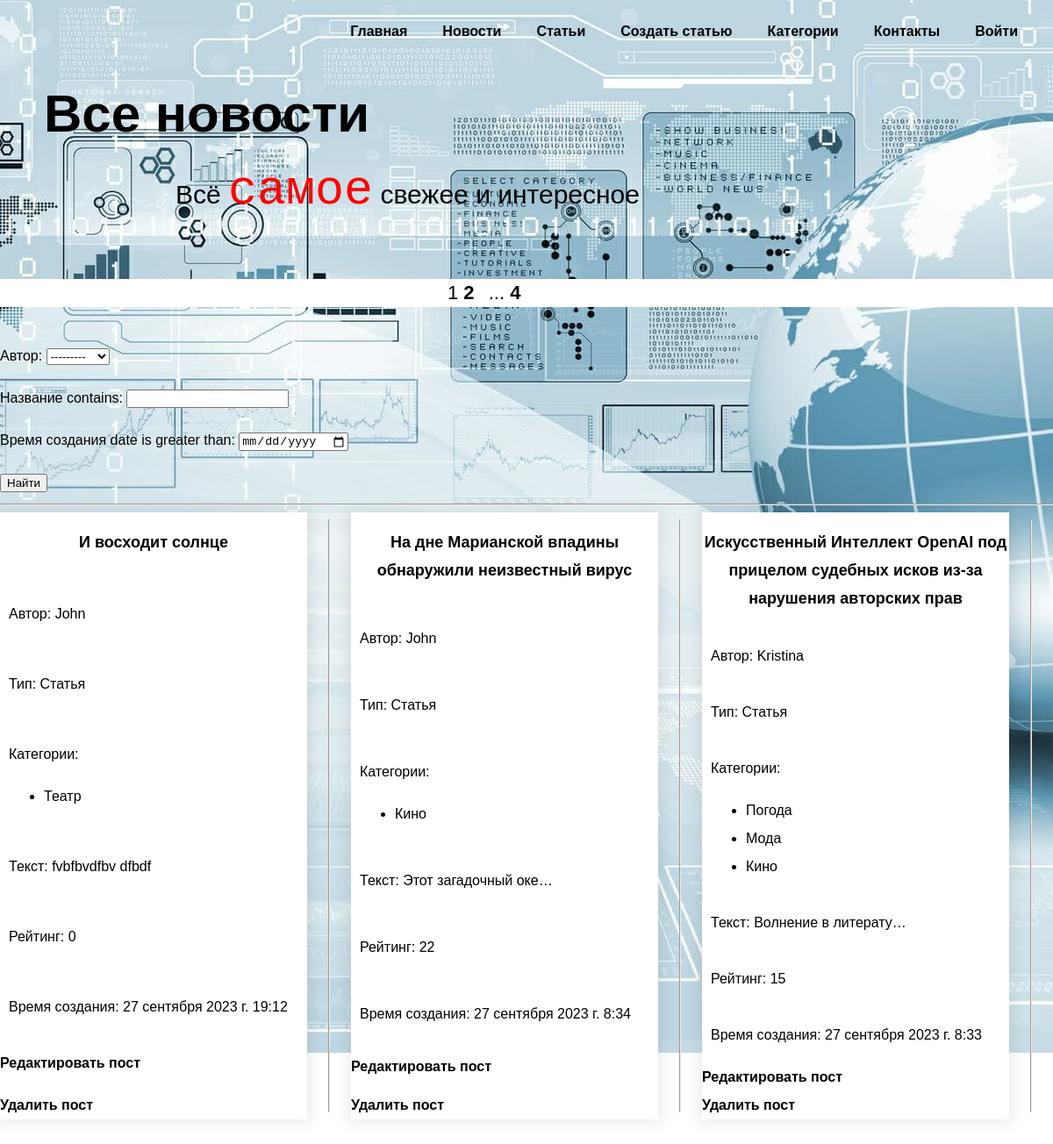
The app's page /articles/ with its own data.
### mainapp/models.py (models this page shows, shortened)
class Post(models.Model):
    STATYA = "St"
    NOVOST = "Nv"
    POST_TYPE_CHOICES = [
        (STATYA, "Статья"),
        (NOVOST, "Новость"),
    ]
    author = models.ForeignKey(Author, on_delete=models.CASCADE, related_name='author_post', verbose_name='Автор')
    type = models.CharField(max_length=2, choices=POST_TYPE_CHOICES, default=NOVOST, verbose_name='Тип поста')
    time_created = models.DateTimeField(auto_now_add=True, verbose_name='Время создания')
    category = models.ManyToManyField(Category, through="PostCategory", verbose_name='Категория')
    title = models.CharField(max_length=255, verbose_name='Название')
    text = models.TextField(verbose_name='Текст')
    rating = models.IntegerField(default=0, verbose_name='Рейтинг')
    slug = models.SlugField(max_length=255, unique=True, db_index=True, verbose_name="URL")
    class Meta:
        verbose_name = 'Пост'
        verbose_name_plural = 'Посты'
    def get_absolute_url(self):
        return reverse('post', kwargs={'post_slug': self.slug})
    def get_category_list(self):
        queryset_category = self.category.values()
        return [i['name'] for i in queryset_category]

class Author(models.Model):
    user = models.OneToOneField(User, on_delete=models.CASCADE, verbose_name='Пользователь')
    rating = models.IntegerField(default=0, verbose_name='Рейтинг')
    def __str__(self):
        return str(self.user)
    class Meta:
        verbose_name = 'Автор'
        verbose_name_plural = 'Авторы'

class Category(models.Model):
    name = models.CharField(max_length=100, unique=True, verbose_name='Категория')
    slug = models.SlugField(max_length=255, unique=True, db_index=True, verbose_name="URL")
    class Meta:
        verbose_name = 'Категория'
        verbose_name_plural = 'Категории'

### mainapp/views.py (the view)
# urls.py: path('articles/', ShowAllArticles.as_view(), name='show_all_articles'),
class ShowAllArticles(ListView):
    model = Post
    template_name = 'mainapp/show-all-posts.html'
    context_object_name = 'posts'
    paginate_by = 3
    def get_context_data(self, *, object_list=None, **kwargs):
        context = super().get_context_data(**kwargs)
        context['menu'] = menu + [
        {'title': 'Создать статью', 'url_name': 'create_articles'}]
        context['title'] = 'Статьи'
        context['filterset'] = self.filterset
        return context
    def get_queryset(self):
        queryset = Post.objects.filter(type='St').order_by('-time_created')
        self.filterset = PostFilter(self.request.GET, queryset)
        return self.filterset.qs

### mainapp/templatetags/custom_filters.py (called while the page is built)
@register.filter()
def bad_words(text_string):
    res = []
    try:
        for word in text_string.split():
            if word.lower().strip(punctuation) in bad_words2:
                if word[-1] in punctuation:
                    word = word[0] + '*' * (len(word) - 2) + word[-1]
                else:
                    word = word[0] + '*' * (len(word) - 1)
            res.append(word)
    except Exception:
        print("Oops! That was no string. Try again...")
    return ' '.join(res)

@register.simple_tag(takes_context=True)
def url_replace(context, **kwargs):
    d = context['request'].GET.copy()
    for k, v in kwargs.items():
        d[k] = v
    return d.urlencode()

### mainapp/templates/mainapp/show-all-posts.html (shortened to what this page needs)
{% extends 'mainapp/base.html' %}
{% load custom_filters %}
{% load static %}
{% block extrastyle %}
<link rel="stylesheet" href="{% static 'mainapp/css/show-all-posts-style.css' %}">
{% endblock %}
{% block main %}
	<main class="main-page">
		<div class="container">
		<h1 class="heading">Все новости</h1>
		<p>Всё <span>самое</span> свежее и интересное</p>
		</div>
	</main>
	{% endblock main %}
{% block content %}
<div class="temporary">
 <div class="pagination">
   {{ page_obj.number }}
   {% if page_obj.has_next %}
       <a href="?{% url_replace page=page_obj.next_page_number %}">{{ page_obj.next_page_number }}</a>
       {% if paginator.num_pages != page_obj.next_page_number %}
           ...
           <a href="?{% url_replace page=page_obj.paginator.num_pages %}">{{ page_obj.paginator.num_pages }}</a>
       {% endif %}
   {% endif %}
</div>
</div>
	<div>
	<form action="" method="get">
       {{ filterset.form.as_p }}
       <input type="submit" value="Найти" />
   </form>
   <hr>
</div>
	<div id="blog-posts" class="blog-cards">
			{% for p in posts %}
			<div class="blog-card-page 1">
				<div class="blog-title-page"><p><a href="{{ p.get_absolute_url }}">{{ p.title|truncatewords:12|bad_words }}</a></p></div>
				<div class="blog-date-page"><p>Автор: {{ p.author }}</p></div>
				<div class="blog-date-page"><p>Тип: {{ p.get_type_display }}</p></div>
				<div class="blog-date-page">
					<p class="post-content">Категории:
						<ul>
							{% for cat in  p.get_category_list %}
								<li>{{ cat }}</li>
							{% endfor %}
						</ul>
					</p>
				</div>
				<div class="blog-date-page"><p>Текст: {{ p.text|truncatechars:20|bad_words }}</p></div>
				<div class="blog-date-page"><p>Рейтинг: {{ p.rating }}</p></div>
				<div class="blog-date-page"><p>Время создания: {{ p.time_created }}</p></div>
				<div><a href='{% url "update_post" slug=p.slug %}'> Редактировать пост</a></div>
				<div><a href='{% url "delete_post" slug=p.slug %}'> Удалить пост</a></div>
			</div>
		<hr>
			{% endfor %}
		</div>
{% endblock content %}

### mainapp/templates/mainapp/base.html (shortened to what this page needs)
{% load static %}
<!DOCTYPE html>
<html lang="en">
<head>
    <link rel="stylesheet" type="text/css" href="{% static 'mainapp/css/home-style.css' %}">
	{% block extrastyle %}
	{% endblock %}
</head>
<body>
    <header class="page-header">
		<nav>
			<ul class="menu">
				{% for m in menu %}
					<li><a href="{% url m.url_name %}">{{m.title}}</a></li>
				{% endfor %}
					<li><a href="#">Категории</a></li>
					<li><a href="#">Контакты</a></li>
					<li><a href="#">Войти</a></li>
			</ul>
		</nav>
	</header>
	{% block main %}{% endblock main %}
	{% block content %}
	{% endblock %}
</body>
</html>

### static/mainapp/css/home-style.css (style rules this page uses)
*,*:before,*:after { -moz-box-sizing: border-box; -webkit-box-sizing: border-box; box-sizing: border-box; }
body { margin: 0; min-width: 960px; font-family: "Montserrat", "Helvetica", "Arial", sans-serif; font-size: 16px; line-height: 32px; background-image: url("../images/news_1.jpg"); background-repeat: no-repeat; background-position: top center; }
a { text-decoration: none; color: black; font-weight: 600; }
.page-header { margin-bottom: 180px; }
.menu { max-width: 1440px; margin:0 auto; margin-top: 20px; display: flex; justify-content: flex-end; list-style-type: none; }
li { margin-right: 40px; }
.heading { margin: 0 0 24px; font-size: 60px; line-height: 96px; }
.main-page span { color: red; font-size: 55px; font-family: monospace; }
.main-page { margin-bottom: 480px; }
.main-page .container { max-width: 1440px; margin:0 auto; padding-left: 50px; }
.main-page p { font-size: 30px; margin-left: 150px; margin-top: 0; }

### static/mainapp/css/show-all-posts-style.css (style rules this page uses)
body { background-image: url("../images/news_2.jpg"); font-family: "Montserrat", "Helvetica", "Arial", sans-serif; font-size: 16px; line-height: 32px; }
.page-header { margin-bottom: 30px; }
.heading { margin: 0 0 24px; font-size: 60px; line-height: 96px; }
.main-page span { color: red; font-size: 55px; font-family: monospace; }
.main-page { margin-bottom: 80px; }
.temporary { width: auto; background-color: white; }
.pagination { width:180px; margin: 0px auto; margin-bottom:40px; font-size: 22px; }
.pagination a { margin-right: 10px; }
.blog-cards { width: 100%; height: auto; display: flex; flex-wrap: wrap; justify-content: space-between; row-gap: 20px; margin-bottom: 50px; }
.blog-card-page { width: 350px; height: auto; background: #fff; display: flex; flex-direction: column; justify-content: space-between; box-shadow:0 0 15px 4px rgba(0,0,0,0.08); }
.blog-title-page { text-align: center; font-size: 18px; font-weight: bold; }
.blog-date-page { margin-left: 10px; margin-bottom 0px; padding 0px; }

### records on screen
Post: title|bad_words "И восходит солнце", author "John", type "Статья", text|bad_words "fvbfbvdfbv dfbdf", rating "0", time_created "27 сентября 2023 г. 19:12"
Category: get_category_list "Театр"
Post: title|bad_words "На дне Марианской впадины обнаружили неизвестный вирус", author "John", type "Статья", text|bad_words "Этот загадочный оке…", rating "22", time_created "27 сентября 2023 г. 8:34"
Category: get_category_list "Кино" "Кино"
Post: title|bad_words "Искусственный Интеллект OpenAI под прицелом судебных исков из-за нарушения авторских прав", author "Kristina", type "Статья", text|bad_words "Волнение в литерату…", rating "15", time_created "27 сентября 2023 г. 8:33"
Category: get_category_list "Погода"
Category: get_category_list "Мода"

### other values on screen
{{ m.title }} "Главная" "Новости" "Статьи" "Создать статью"
{{ page_obj.number }} "1"
{{ page_obj.next_page_number }} "2"
{{ page_obj.paginator.num_pages }} "4"
